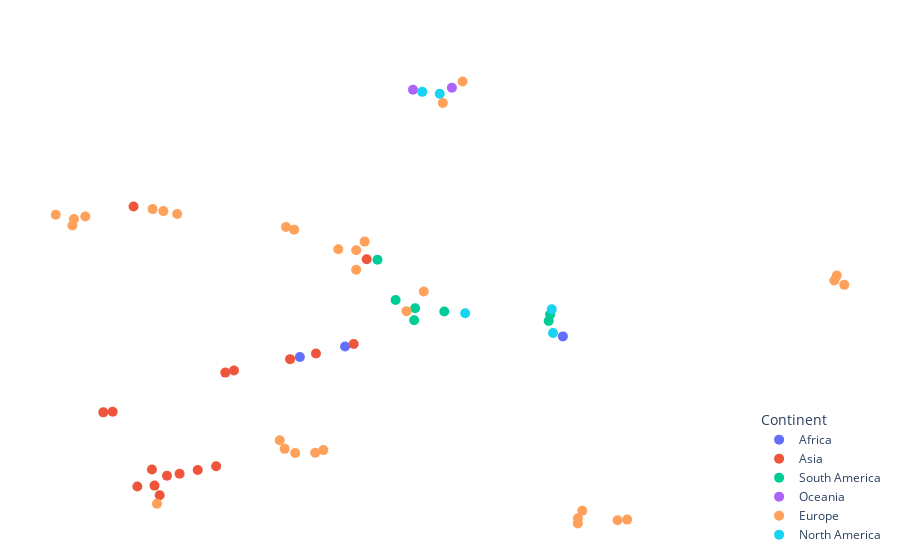

Source (notebook cell):
### Code cell
df_to_plot = pd.read_csv('data_to_plot.csv')
fig = px.scatter(df_to_plot, x='x', y='y',hover_name='Country', color='Continent')
fig.update_layout(
    hoverlabel=dict(
        bgcolor="white",
        font_size=16,
        font_family="open-sans"
    )
)
fig.update_traces(marker=dict(size=10))
fig.update_xaxes(visible=False)
fig.update_yaxes(visible=False)
fig.update_layout(legend=dict(
    yanchor="bottom",
    y=0.01,
    xanchor="right",
    x=0.99
))
fig.write_image("cultural_differences_2d.png", scale=3, width=1920, height=1080)
fig.update_layout(
    margin=dict(l=5,r=5,b=5,t=50),
    # paper_bgcolor="Black"
    plot_bgcolor='white'
    )


fig.show()

### Figure 1 — Plotly figure (JSON) as saved in the notebook; plotly's stock layout.template omitted (floating-point values rounded to 4 significant figures)
{"data": [{"hovertemplate": "<b>%{hovertext}</b><br><br>Continent=Africa<br>x=%{x}<br>y=%{y}<extra></extra>", "hovertext": ["Africa East", "Africa West", "Morocco"], "legendgroup": "Africa", "marker": {"color": "#636efa", "size": 10, "symbol": "circle"}, "mode": "markers", "name": "Africa", "orientation": "v", "showlegend": true, "type": "scatter", "x": [-3.167, 23.93, -8.79], "xaxis": "x", "y": [-5.762, -3.096, -8.494], "yaxis": "y"}, {"hovertemplate": "<b>%{hovertext}</b><br><br>Continent=Asia<br>x=%{x}<br>y=%{y}<extra></extra>", "hovertext": ["Arab countries", "Bangladesh", "China", "Hong Kong", "India", "Indonesia", "Iran", "Japan", "South Korea", "Malaysia", "Pakistan", "Philippines", "Singapore", "Taiwan", "Thailand", "Turkey", "Vietnam"], "legendgroup": "Asia", "marker": {"color": "#EF553B", "size": 10, "symbol": "circle"}, "mode": "markers", "name": "Asia", "orientation": "v", "showlegend": true, "type": "scatter", "x": [-10.01, -21.5, -26.23, -26.88, -29.01, -23.76, -6.791, -29.48, -32.09, -18.07, -19.21, -16.99, -27.2, -33.25, -2.095, -0.4749, -25.32], "xaxis": "x", "y": [-9.042, -38.02, -44.59, -42.08, -42.3, -38.98, -7.584, 30.85, -22.77, -12.56, -37.01, -11.99, -37.89, -22.95, -5.102, 17.05, -39.52], "yaxis": "y"}, {"hovertemplate": "<b>%{hovertext}</b><br><br>Continent=South America<br>x=%{x}<br>y=%{y}<extra></extra>", "hovertext": ["Argentina", "Brazil", "Chile", "Colombia", "Peru", "Uruguay", "Venezuela"], "legendgroup": "South America", "marker": {"color": "#00cc96", "size": 10, "symbol": "circle"}, "mode": "markers", "name": "South America", "orientation": "v", "showlegend": true, "type": "scatter", "x": [3.119, 0.8655, 9.177, 22.17, 5.431, 5.545, 22.34], "xaxis": "x", "y": [6.427, 16.9, 3.403, 0.9055, 1.123, 4.246, 2.617], "yaxis": "y"}, {"hovertemplate": "<b>%{hovertext}</b><br><br>Continent=Oceania<br>x=%{x}<br>y=%{y}<extra></extra>", "hovertext": ["Australia", "New Zealand"], "legendgroup": "Oceania", "marker": {"color": "#ab63fa", "size": 10, "symbol": "circle"}, "mode": "markers", "name": "Oceania", "orientation": "v", "showlegend": true, "type": "scatter", "x": [5.28, 10.12], "xaxis": "x", "y": [61.34, 61.88], "yaxis": "y"}, {"hovertemplate": "<b>%{hovertext}</b><br><br>Continent=Europe<br>x=%{x}<br>y=%{y}<extra></extra>", "hovertext": ["Austria", "Belgium", "Bulgaria", "Croatia", "Czech Republic", "Denmark", "Estonia", "Finland", "France", "Germany", "Great Britain", "Greece", "Hungary", "Ireland", "Italy", "Latvia", "Lithuania", "Luxembourg", "Malta", "Netherlands", "Norway", "Poland", "Portugal", "Romania", "Russia", "Serbia", "Slovak Republic", "Slovenia", "Spain", "Sweden", "Switzerland"], "legendgroup": "Europe", "marker": {"color": "#FFA15A", "size": 10, "symbol": "circle"}, "mode": "markers", "name": "Europe", "orientation": "v", "showlegend": true, "type": "scatter", "x": [-39.16, -10.52, -10.69, -9.376, -24.05, 25.79, 58.01, 31.93, -9.5, -35.49, 8.993, 6.626, -27.11, 11.45, -25.78, 58.94, 57.7, -37.09, -4.011, 26.34, 30.73, -0.7294, 4.475, -5.865, -11.3, -6.887, -26.57, -1.786, -1.781, 25.8, -36.9], "xaxis": "x", "y": [28.7, 25.46, -32.48, -33.55, 28.87, -51.98, 12.78, -50.97, 24.79, 28.21, 57.88, 8.641, 30.15, 63.49, 29.63, 10.37, 11.49, 25.87, 19.65, -48.65, -51.13, 21.66, 3.5, -32.81, -30.24, -33.51, -46.84, 14.31, 19.43, -50.64, 27.57], "yaxis": "y"}, {"hovertemplate": "<b>%{hovertext}</b><br><br>Continent=North America<br>x=%{x}<br>y=%{y}<extra></extra>", "hovertext": ["Canada", "El Salvador", "Mexico", "Trinidad and Tobago", "USA"], "legendgroup": "North America", "marker": {"color": "#19d3f3", "size": 10, "symbol": "circle"}, "mode": "markers", "name": "North America", "orientation": "v", "showlegend": true, "type": "scatter", "x": [8.613, 11.77, 22.55, 22.7, 6.441], "xaxis": "x", "y": [60.31, 2.949, 4.004, -2.195, 60.79], "yaxis": "y"}], "layout": {"hoverlabel": {"bgcolor": "white", "font": {"family": "open-sans", "size": 16}}, "legend": {"title": {"text": "Continent"}, "tracegroupgap": 0, "x": 0.99, "xanchor": "right", "y": 0.01, "yanchor": "bottom"}, "margin": {"b": 5, "l": 5, "r": 5, "t": 50}, "plot_bgcolor": "white", "xaxis": {"anchor": "y", "domain": [0, 1], "title": {"text": "x"}, "visible": false}, "yaxis": {"anchor": "x", "domain": [0, 1], "title": {"text": "y"}, "visible": false}}}
